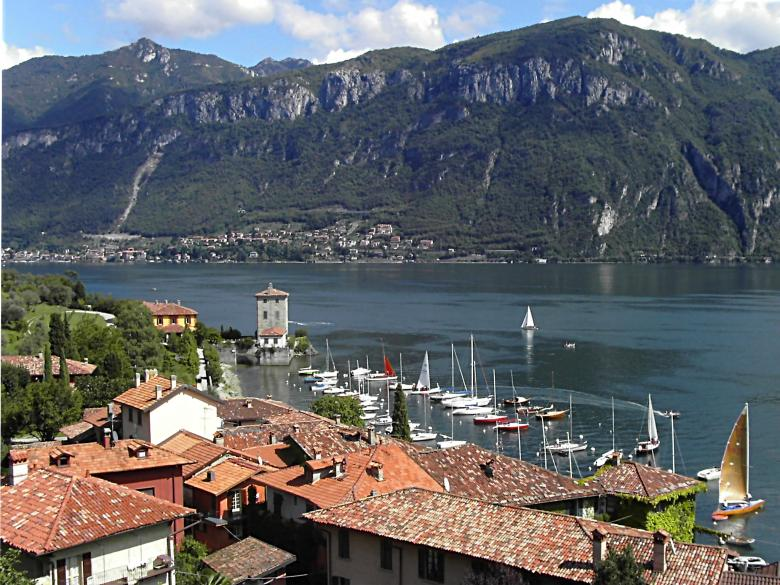
#> input picture Part_2/lake.jpg, 780 x 585 px, found by its file name
$ python main.py
#> lines starting #> are read from the running program, lines starting #| are printed output that depends on the picture
import cv2

def main():
    image_path = r"C:\Users\hogu\Desktop\SAVI-Hugo-Sachim_108510-25-26\Part_2\lake.jpg"
    image = cv2.imread(image_path, cv2.IMREAD_GRAYSCALE)
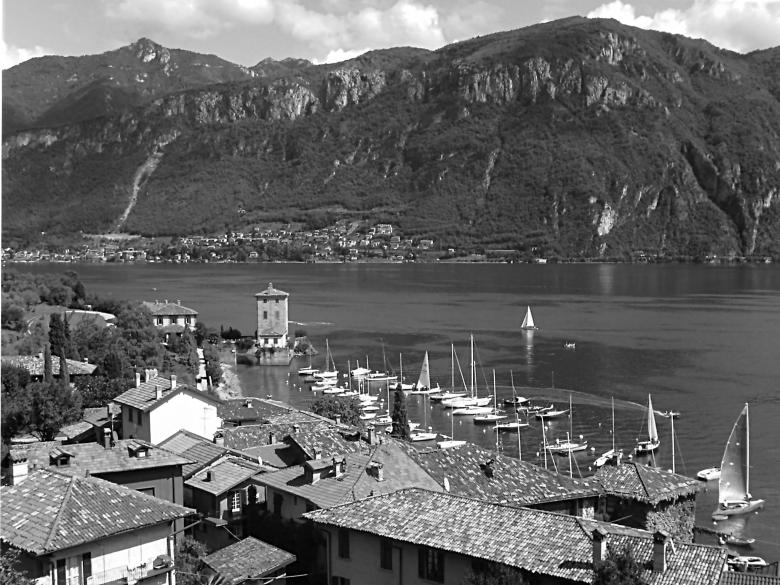
#> image: shape (585, 780); min 0, max 255, mean 100.7


    cv2.imshow('Image', image)
    cv2.waitKey(0)

if __name__ == '__main__':
    main()
